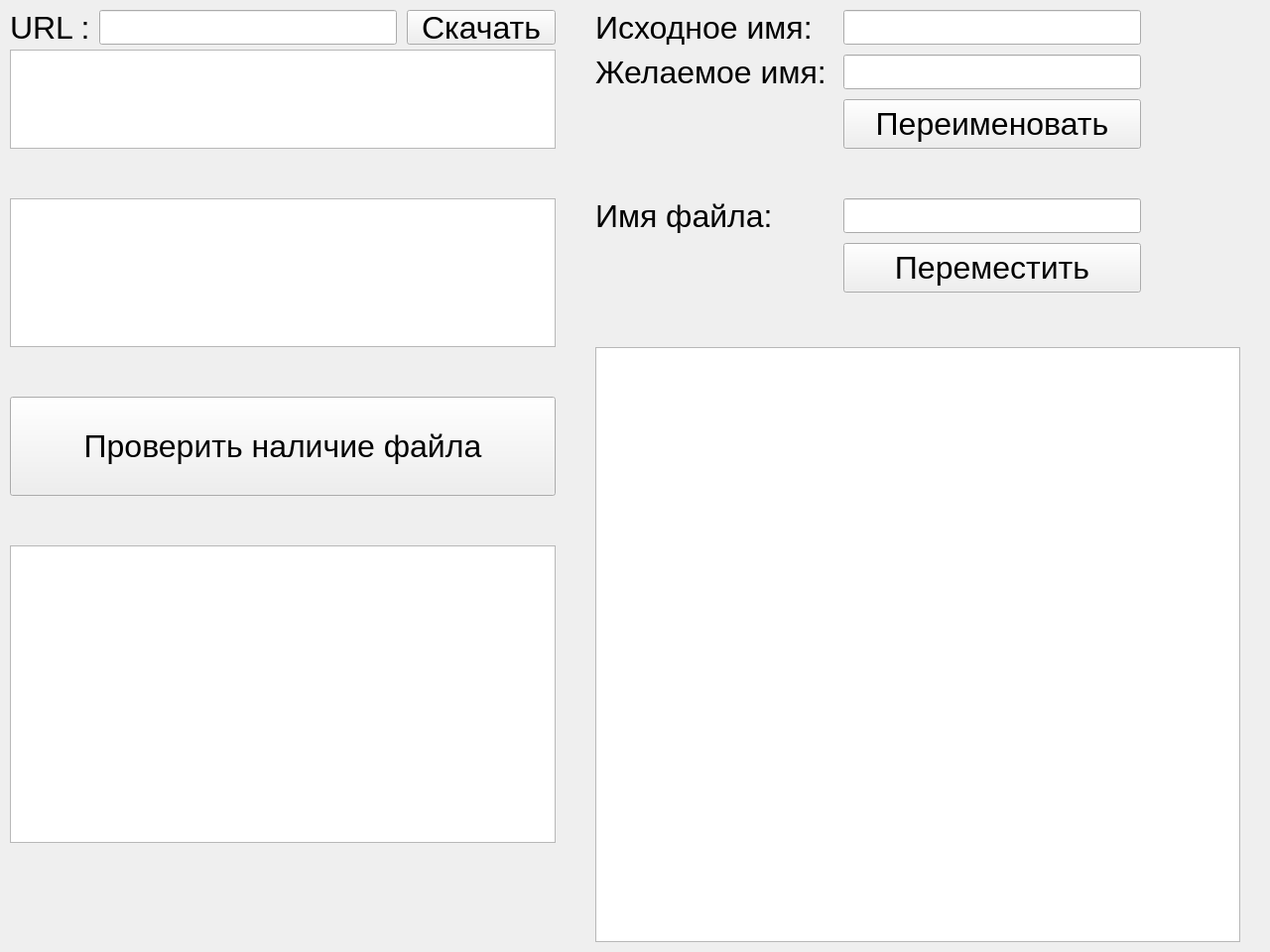
<?xml version="1.0" encoding="UTF-8"?>
<ui version="4.0">
 <class>MainWindow</class>
 <widget class="QMainWindow" name="MainWindow">
  <property name="geometry">
   <rect>
    <x>0</x>
    <y>0</y>
    <width>1280</width>
    <height>960</height>
   </rect>
  </property>
  <property name="windowTitle">
   <string>MainWindow</string>
  </property>
  <widget class="QWidget" name="centralwidget">
   <widget class="QLineEdit" name="urlinput">
    <property name="geometry">
     <rect>
      <x>100</x>
      <y>10</y>
      <width>300</width>
      <height>35</height>
     </rect>
    </property>
    <property name="font">
     <font>
      <pointsize>16</pointsize>
     </font>
    </property>
   </widget>
   <widget class="QLabel" name="urllabel">
    <property name="geometry">
     <rect>
      <x>10</x>
      <y>10</y>
      <width>80</width>
      <height>35</height>
     </rect>
    </property>
    <property name="font">
     <font>
      <pointsize>24</pointsize>
     </font>
    </property>
    <property name="text">
     <string>URL :</string>
    </property>
   </widget>
   <widget class="QPushButton" name="downloadbutton">
    <property name="geometry">
     <rect>
      <x>410</x>
      <y>10</y>
      <width>150</width>
      <height>35</height>
     </rect>
    </property>
    <property name="font">
     <font>
      <pointsize>24</pointsize>
     </font>
    </property>
    <property name="text">
     <string>Скачать</string>
    </property>
   </widget>
   <widget class="QLineEdit" name="nameinput">
    <property name="geometry">
     <rect>
      <x>850</x>
      <y>10</y>
      <width>300</width>
      <height>35</height>
     </rect>
    </property>
    <property name="font">
     <font>
      <pointsize>16</pointsize>
     </font>
    </property>
   </widget>
   <widget class="QLineEdit" name="nameoutput">
    <property name="geometry">
     <rect>
      <x>850</x>
      <y>55</y>
      <width>300</width>
      <height>35</height>
     </rect>
    </property>
    <property name="font">
     <font>
      <pointsize>16</pointsize>
     </font>
    </property>
   </widget>
   <widget class="QPushButton" name="renamebutton">
    <property name="geometry">
     <rect>
      <x>850</x>
      <y>100</y>
      <width>300</width>
      <height>50</height>
     </rect>
    </property>
    <property name="font">
     <font>
      <pointsize>24</pointsize>
     </font>
    </property>
    <property name="text">
     <string>Переименовать</string>
    </property>
   </widget>
   <widget class="QLabel" name="nameoutputlabel">
    <property name="geometry">
     <rect>
      <x>600</x>
      <y>55</y>
      <width>240</width>
      <height>35</height>
     </rect>
    </property>
    <property name="font">
     <font>
      <pointsize>24</pointsize>
     </font>
    </property>
    <property name="text">
     <string>Желаемое имя:</string>
    </property>
   </widget>
   <widget class="QLabel" name="nameinputlabel">
    <property name="geometry">
     <rect>
      <x>600</x>
      <y>10</y>
      <width>220</width>
      <height>35</height>
     </rect>
    </property>
    <property name="font">
     <font>
      <pointsize>24</pointsize>
     </font>
    </property>
    <property name="text">
     <string>Исходное имя:</string>
    </property>
   </widget>
   <widget class="QLineEdit" name="namemove">
    <property name="geometry">
     <rect>
      <x>850</x>
      <y>200</y>
      <width>300</width>
      <height>35</height>
     </rect>
    </property>
    <property name="font">
     <font>
      <pointsize>16</pointsize>
     </font>
    </property>
   </widget>
   <widget class="QLabel" name="namemovelabel">
    <property name="geometry">
     <rect>
      <x>600</x>
      <y>200</y>
      <width>200</width>
      <height>35</height>
     </rect>
    </property>
    <property name="font">
     <font>
      <pointsize>24</pointsize>
     </font>
    </property>
    <property name="text">
     <string>Имя файла:</string>
    </property>
   </widget>
   <widget class="QPushButton" name="movebutton">
    <property name="geometry">
     <rect>
      <x>850</x>
      <y>245</y>
      <width>300</width>
      <height>50</height>
     </rect>
    </property>
    <property name="font">
     <font>
      <pointsize>24</pointsize>
     </font>
    </property>
    <property name="text">
     <string>Переместить</string>
    </property>
   </widget>
   <widget class="QTextEdit" name="instructiontext">
    <property name="geometry">
     <rect>
      <x>600</x>
      <y>350</y>
      <width>650</width>
      <height>600</height>
     </rect>
    </property>
    <property name="readOnly">
     <bool>true</bool>
    </property>
    <property name="textInteractionFlags">
     <set>Qt::LinksAccessibleByKeyboard|Qt::LinksAccessibleByMouse|Qt::TextBrowserInteraction|Qt::TextSelectableByKeyboard|Qt::TextSelectableByMouse</set>
    </property>
   </widget>
   <widget class="QTextEdit" name="downloadended">
    <property name="geometry">
     <rect>
      <x>10</x>
      <y>50</y>
      <width>550</width>
      <height>100</height>
     </rect>
    </property>
    <property name="font">
     <font>
      <pointsize>24</pointsize>
     </font>
    </property>
    <property name="readOnly">
     <bool>true</bool>
    </property>
    <property name="overwriteMode">
     <bool>false</bool>
    </property>
    <property name="textInteractionFlags">
     <set>Qt::LinksAccessibleByKeyboard|Qt::LinksAccessibleByMouse|Qt::TextBrowserInteraction|Qt::TextSelectableByKeyboard|Qt::TextSelectableByMouse</set>
    </property>
   </widget>
   <widget class="QTextEdit" name="filenameoutput">
    <property name="geometry">
     <rect>
      <x>10</x>
      <y>200</y>
      <width>550</width>
      <height>150</height>
     </rect>
    </property>
    <property name="font">
     <font>
      <pointsize>24</pointsize>
     </font>
    </property>
    <property name="readOnly">
     <bool>true</bool>
    </property>
    <property name="overwriteMode">
     <bool>false</bool>
    </property>
    <property name="textInteractionFlags">
     <set>Qt::LinksAccessibleByKeyboard|Qt::LinksAccessibleByMouse|Qt::TextBrowserInteraction|Qt::TextSelectableByKeyboard|Qt::TextSelectableByMouse</set>
    </property>
   </widget>
   <widget class="QTextEdit" name="trailerinfo">
    <property name="geometry">
     <rect>
      <x>10</x>
      <y>550</y>
      <width>550</width>
      <height>300</height>
     </rect>
    </property>
    <property name="font">
     <font>
      <pointsize>24</pointsize>
     </font>
    </property>
    <property name="readOnly">
     <bool>true</bool>
    </property>
    <property name="overwriteMode">
     <bool>false</bool>
    </property>
    <property name="textInteractionFlags">
     <set>Qt::LinksAccessibleByKeyboard|Qt::LinksAccessibleByMouse|Qt::TextBrowserInteraction|Qt::TextSelectableByKeyboard|Qt::TextSelectableByMouse</set>
    </property>
   </widget>
   <widget class="QPushButton" name="checkfilebutton">
    <property name="geometry">
     <rect>
      <x>10</x>
      <y>400</y>
      <width>550</width>
      <height>100</height>
     </rect>
    </property>
    <property name="font">
     <font>
      <pointsize>24</pointsize>
     </font>
    </property>
    <property name="text">
     <string>Проверить наличие файла</string>
    </property>
   </widget>
  </widget>
 </widget>
 <resources/>
 <connections/>
</ui>
